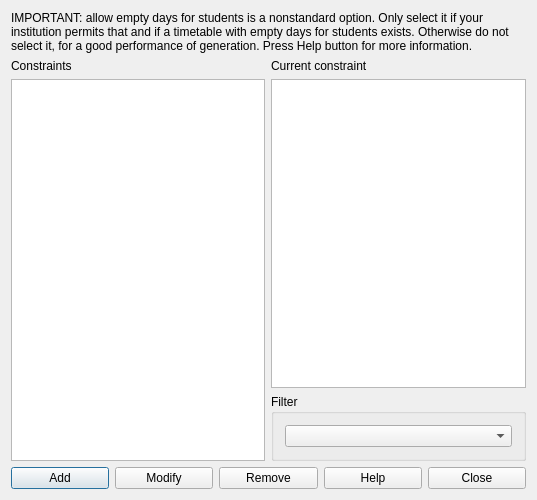
<?xml version="1.0" encoding="UTF-8"?>
<ui version="4.0">
 <class>ConstraintStudentsSetMinHoursDailyForm_template</class>
 <widget class="QDialog" name="ConstraintStudentsSetMinHoursDailyForm_template">
  <property name="geometry">
   <rect>
    <x>0</x>
    <y>0</y>
    <width>537</width>
    <height>500</height>
   </rect>
  </property>
  <property name="windowTitle">
   <string extracomment="This is the title of the dialog in which you see the list of all constraints of this type">Constraints students set min hours daily</string>
  </property>
  <layout class="QGridLayout" name="gridLayout_2">
   <item row="0" column="0" colspan="2">
    <widget class="QLabel" name="label">
     <property name="sizePolicy">
      <sizepolicy hsizetype="Minimum" vsizetype="Minimum">
       <horstretch>0</horstretch>
       <verstretch>0</verstretch>
      </sizepolicy>
     </property>
     <property name="text">
      <string>IMPORTANT: allow empty days for students is a nonstandard option. Only select it if your institution permits that and if a timetable with empty days for students exists. Otherwise do not select it, for a good performance of generation. Press Help button for more information.</string>
     </property>
     <property name="wordWrap">
      <bool>true</bool>
     </property>
    </widget>
   </item>
   <item row="1" column="0" rowspan="2">
    <layout class="QVBoxLayout" name="verticalLayout_2">
     <item>
      <widget class="QLabel" name="constraintsTextLabel">
       <property name="frameShape">
        <enum>QFrame::NoFrame</enum>
       </property>
       <property name="frameShadow">
        <enum>QFrame::Plain</enum>
       </property>
       <property name="text">
        <string>Constraints</string>
       </property>
       <property name="wordWrap">
        <bool>false</bool>
       </property>
      </widget>
     </item>
     <item>
      <widget class="QListWidget" name="constraintsListWidget"/>
     </item>
    </layout>
   </item>
   <item row="1" column="1">
    <layout class="QVBoxLayout" name="verticalLayout">
     <item>
      <widget class="QLabel" name="currentConstraintTextLabel">
       <property name="text">
        <string>Current constraint</string>
       </property>
       <property name="wordWrap">
        <bool>false</bool>
       </property>
      </widget>
     </item>
     <item>
      <widget class="QPlainTextEdit" name="currentConstraintTextEdit"/>
     </item>
    </layout>
   </item>
   <item row="2" column="1">
    <widget class="QGroupBox" name="filterGroupBox">
     <property name="title">
      <string>Filter</string>
     </property>
     <layout class="QGridLayout" name="gridLayout">
      <item row="0" column="0">
       <widget class="QComboBox" name="studentsComboBox"/>
      </item>
     </layout>
    </widget>
   </item>
   <item row="3" column="0" colspan="2">
    <layout class="QHBoxLayout" name="horizontalLayout">
     <item>
      <widget class="QPushButton" name="addConstraintPushButton">
       <property name="text">
        <string>Add</string>
       </property>
      </widget>
     </item>
     <item>
      <widget class="QPushButton" name="modifyConstraintPushButton">
       <property name="text">
        <string>Modify</string>
       </property>
      </widget>
     </item>
     <item>
      <widget class="QPushButton" name="removeConstraintPushButton">
       <property name="text">
        <string>Remove</string>
       </property>
      </widget>
     </item>
     <item>
      <widget class="QPushButton" name="helpPushButton">
       <property name="text">
        <string>Help</string>
       </property>
      </widget>
     </item>
     <item>
      <widget class="QPushButton" name="closePushButton">
       <property name="text">
        <string>Close</string>
       </property>
      </widget>
     </item>
    </layout>
   </item>
  </layout>
 </widget>
 <layoutdefault spacing="6" margin="11"/>
 <resources/>
 <connections/>
</ui>
